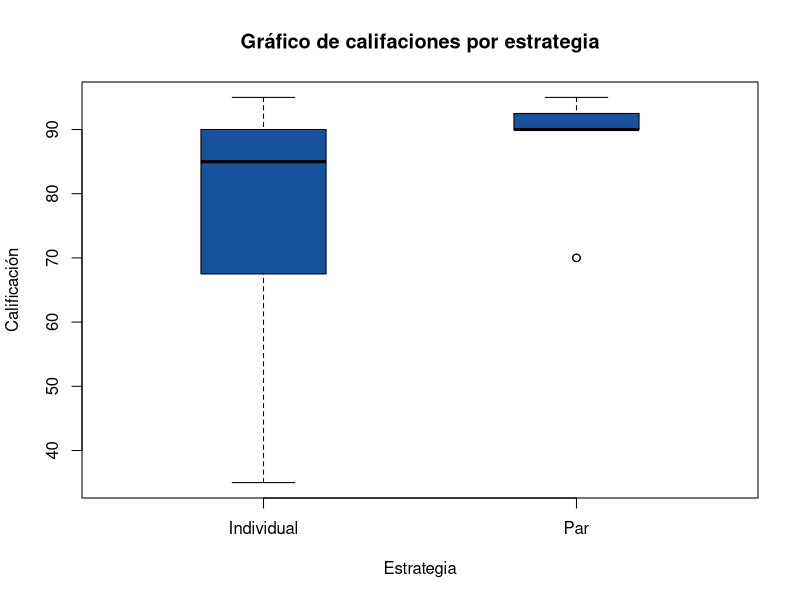
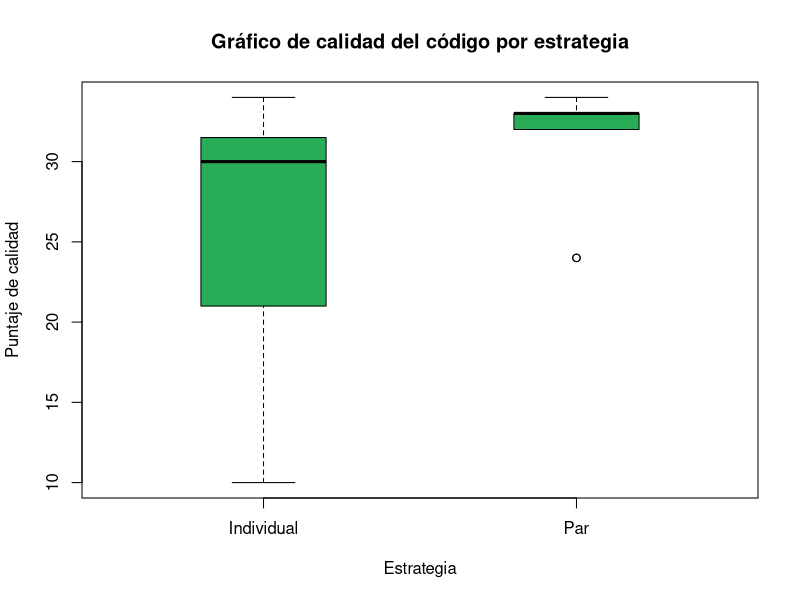

Write R code to recreate these figures, in order.
# Calificaciones
sc_indv <- c(65, 90, 35, 85, 45, 90, 85, 90, 90, 85, 95, 75, 70, 35, 85)
sc_par <- c(90, 95, 70, 90, 70, 90, 90, 95, 90, 90, 95, 90, 90, 90, 95)

# Calidad del código
cq_indv <- c(32, 31, 10, 18, 14, 30, 34, 32, 34, 30, 31, 24, 24, 15, 29)
cq_par <- c(33, 32, 24, 32, 24, 33, 32, 34, 32, 33, 33, 33, 32, 33, 34)

#boxplot(sc_indv, sc_par, col=rgb(0, 0.5, 1), alpha = 0.5)
#boxplot(cq_indv, cq_par, col=rgb(0, 0.5, 0), alpha = 0.5)


sc_data <- data.frame("Individual"= sc_indv, "Par"=sc_par)
cq_data <- data.frame("Individual"=cq_indv, "Par"=cq_par)


mypath=file.path("~", "r-studio", "plots", "calificaciones_caja.png")
png(file=mypath, width=600, height=500)
boxplot(sc_data
        , main="Gráfico de califaciones por estrategia"
        , xlab="Estrategia"
        , ylab="Calificación"
        , boxwex=.4
        , col=rgb(24/255, 82/255, 157/255)
        )
dev.off()

mypath=file.path("~", "r-studio", "plots", "calidad_caja.png")
png(file=mypath, width=600, height=500)
boxplot(cq_data
        , main="Gráfico de calidad del código por estrategia"
        , xlab="Estrategia"
        , ylab="Puntaje de calidad"
        , boxwex=.4
        , col=rgb(40/255, 173/255, 86/255)
        )
# median(sc_indv)
# median(sc_par)

median(cq_indv)
median(cq_par)

# normalidad
shapiro.test(sc_data$Par - sc_data$Individual)
shapiro.test(cq_data$Par - cq_data$Individual)

# La diferencia de las medianas es diferente de 0 donde a = 0.05
wilcox.test(sc_data$Individual, sc_data$Par, paired=TRUE, alternative = "two.sided")
wilcox.test(cq_data$Individual, cq_data$Par, paired=TRUE, alternative = "two.sided")